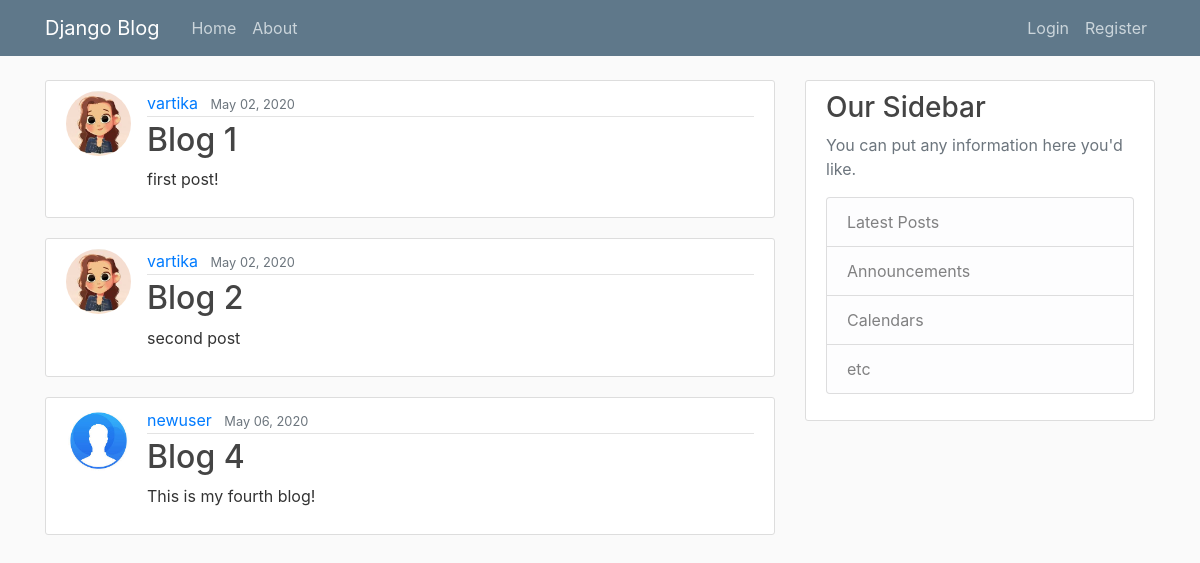
Before: / with the older database file.
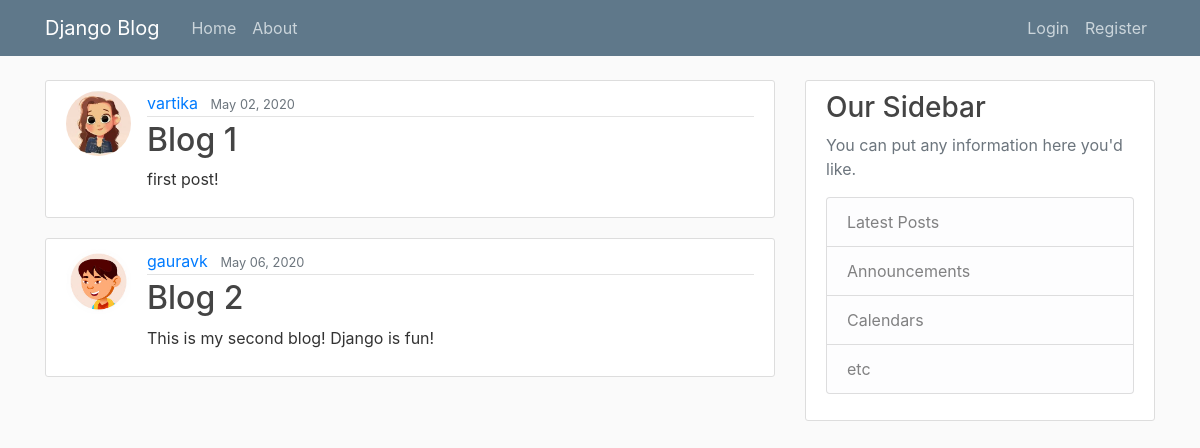
After: the same page with the newer database file.
### blog/models.py (models this page shows, shortened)
class Post(models.Model):
    title = models.CharField(max_length=100)
    content = models.TextField()
    date_posted = models.DateTimeField(default=timezone.now)
    author = models.ForeignKey(User, on_delete=models.CASCADE)

### users/models.py (models this page shows, shortened)
class Profile(models.Model):
    user = models.OneToOneField(User, on_delete=models.CASCADE)
    image = models.ImageField(default='default.jpg', upload_to='profile_pics')

### blog/views.py (the view)
# urls.py: path('', PostListView.as_view(), name='blog-home'),
class PostListView(ListView):
    model = Post
    template_name = 'blog/home.html' #<app>/<model>_<viewtype>.html
    context_object_name = 'posts'
    ordering = ['date_posted']

### blog/templates/blog/home.html
{% extends "blog/base.html" %}
{% block content %}
    {% for post in posts %}
        <article class="media content-section">
          <img class="rounded-circle article-img" src="{{ post.author.profile.image.url }}">
          <div class="media-body">
            <div class="article-metadata">
              <a class="mr-2" href="#">{{ post.author }}</a>
              <small class="text-muted">{{ post.date_posted|date:"F d, Y" }}</small>
            </div>
            <h2><a class="article-title" href="{% url 'post-detail' post.id %}">{{ post.title }}</a></h2>
            <p class="article-content">{{ post.content }}</p>
          </div>
        </article>
    {% endfor %}
{% endblock content %}

Changed rows visible on the page:
removed Post: author.profile.image (picture), author "vartika", date_posted "May 02, 2020", title "Blog 2", content "second post"
removed Post: author.profile.image (placeholder picture), author "newuser", date_posted "May 06, 2020", title "Blog 4", content "This is my fourth blog!"
added Post: author.profile.image (picture), author "gauravk", date_posted "May 06, 2020", title "Blog 2", content "This is my second blog! Django is fun!"
